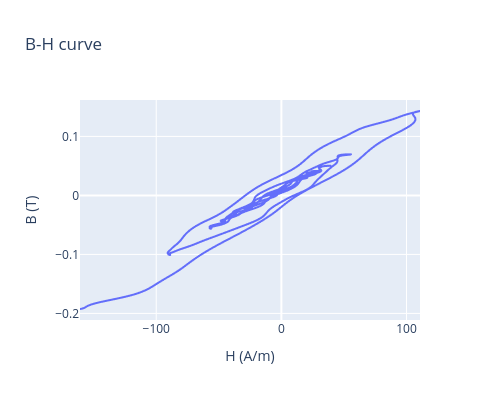

Notebook code cell kept with this figure:
### Code cell
import plotly.express as px
import plotly.graph_objects as go       
import numpy as np

# Créer un array avec les indices
indices = np.arange(len(H))

fig = px.line(
    x=H, 
    y=-B, 
    labels={"x":"H (A/m)", "y":"B (T)"}, 
    title="B-H curve",
    hover_data={'index': indices}  # Ajouter l'index aux données de survol
)
fig.update_layout(width=500, height=400)
fig.show()

### Figure 1 — Plotly figure (JSON) as saved in the notebook; plotly's stock layout.template omitted (floating-point values rounded to 4 significant figures; data arrays with more than 128 entries replaced by an {"elided": "..."} marker saying what was removed)
{"data": [{"customdata": {"elided": "9051x1 int values"}, "hovertemplate": "H (A/m)=%{x}<br>B (T)=%{y}<br>index=%{customdata[0]}<extra></extra>", "legendgroup": "", "line": {"color": "#636efa", "dash": "solid"}, "marker": {"symbol": "circle"}, "mode": "lines", "name": "", "showlegend": false, "type": "scattergl", "x": {"elided": "9051 float values"}, "xaxis": "x", "y": {"elided": "9051 float values"}, "yaxis": "y"}], "layout": {"height": 400, "legend": {"tracegroupgap": 0}, "title": {"text": "B-H curve"}, "width": 500, "xaxis": {"anchor": "y", "domain": [0, 1], "title": {"text": "H (A/m)"}}, "yaxis": {"anchor": "x", "domain": [0, 1], "title": {"text": "B (T)"}}}}
